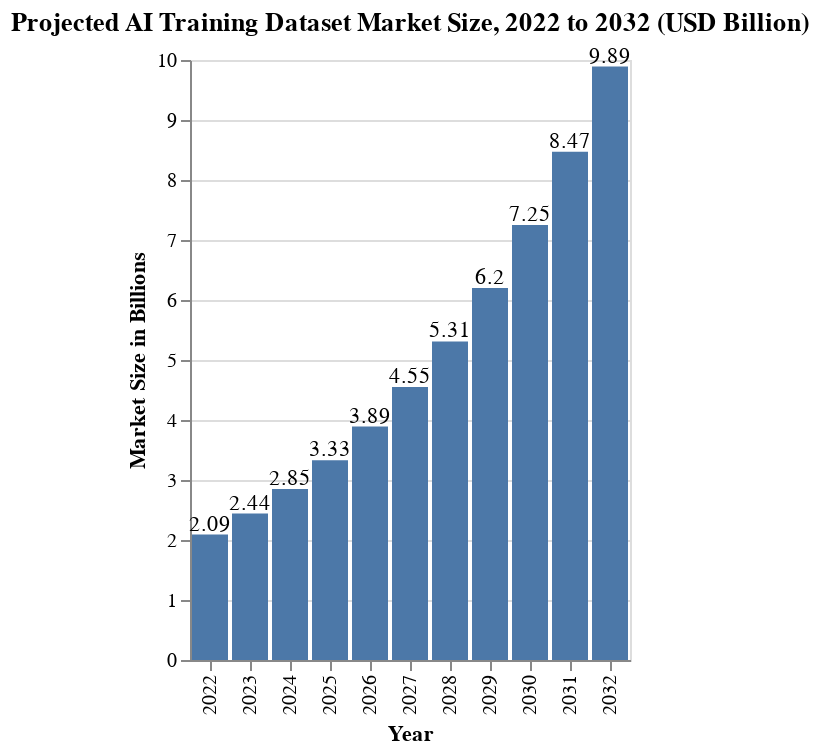

The code cell stored with this chart in its notebook:
### Code cell
bars = alt.Chart(source, title='Projected AI Training Dataset Market Size, 2022 to 2032 (USD Billion)').mark_bar().encode(
    x='Year',
    y='Market Size in Billions'
)

text = bars.mark_text(
    baseline='middle', 
    dy=-5
).encode(
    text='Market Size in Billions:Q'
)

(bars + text).properties(height=300)

### Figure 1 — Vega-Lite specification as saved in the notebook (floating-point values rounded to 4 significant figures)
{"config": {"view": {"continuousWidth": 300, "continuousHeight": 300}}, "layer": [{"mark": {"type": "bar"}, "encoding": {"x": {"field": "Year", "type": "nominal"}, "y": {"field": "Market Size in Billions", "type": "quantitative"}}, "title": "Projected AI Training Dataset Market Size, 2022 to 2032 (USD Billion)"}, {"mark": {"type": "text", "baseline": "middle", "dy": -5}, "encoding": {"text": {"field": "Market Size in Billions", "type": "quantitative"}, "x": {"field": "Year", "type": "nominal"}, "y": {"field": "Market Size in Billions", "type": "quantitative"}}, "title": "Projected AI Training Dataset Market Size, 2022 to 2032 (USD Billion)"}], "data": {"name": "data-09cec0273545e659172b5da4f59d38bc"}, "height": 300, "$schema": "https://vega.github.io/schema/vega-lite/v5.17.0.json", "datasets": {"data-09cec0273545e659172b5da4f59d38bc": [{"Year": "2022", "Market Size in Billions": 2.09}, {"Year": "2023", "Market Size in Billions": 2.44}, {"Year": "2024", "Market Size in Billions": 2.85}, {"Year": "2025", "Market Size in Billions": 3.33}, {"Year": "2026", "Market Size in Billions": 3.89}, {"Year": "2027", "Market Size in Billions": 4.55}, {"Year": "2028", "Market Size in Billions": 5.31}, {"Year": "2029", "Market Size in Billions": 6.2}, {"Year": "2030", "Market Size in Billions": 7.25}, {"Year": "2031", "Market Size in Billions": 8.47}, {"Year": "2032", "Market Size in Billions": 9.89}]}}
